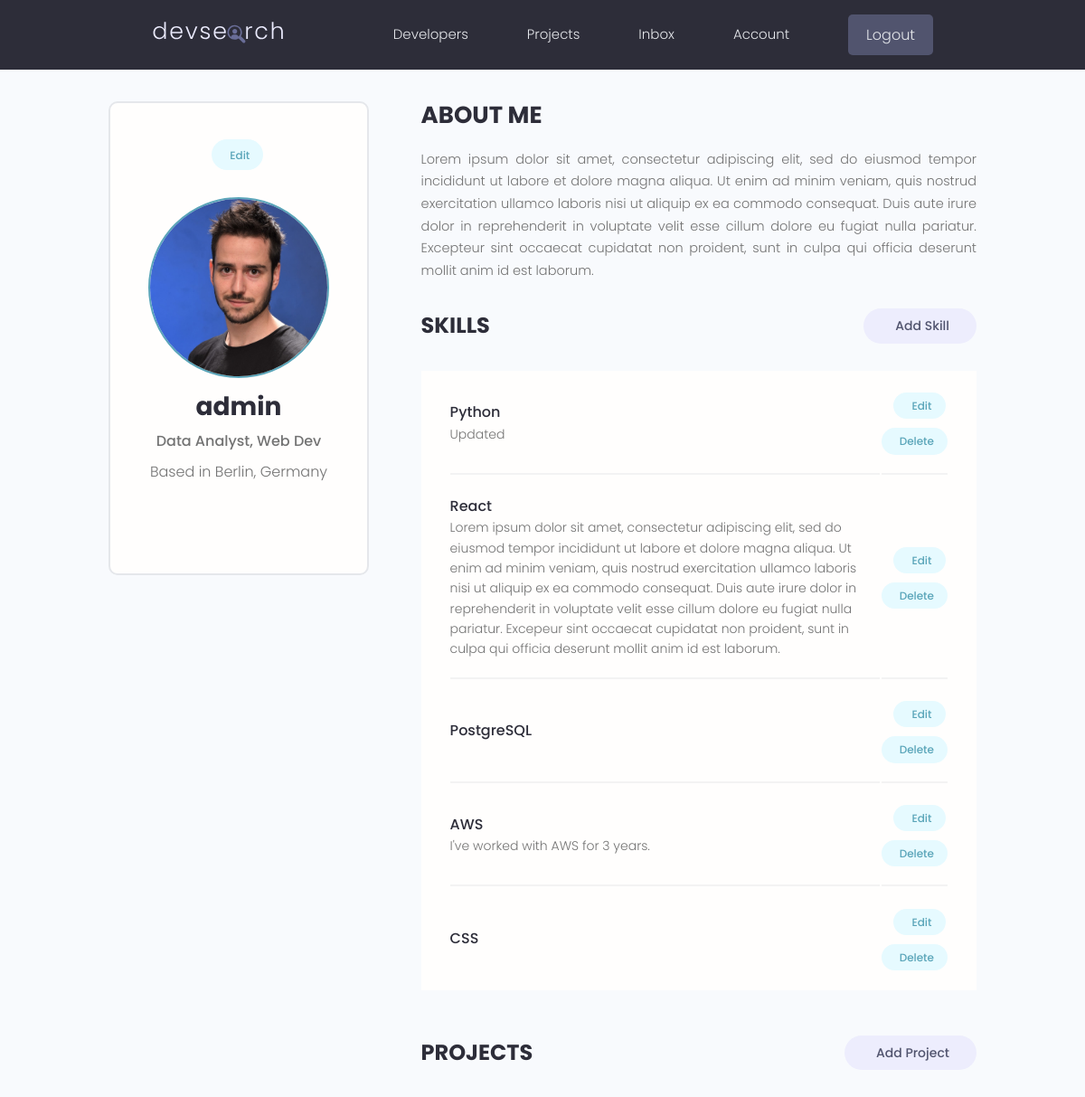
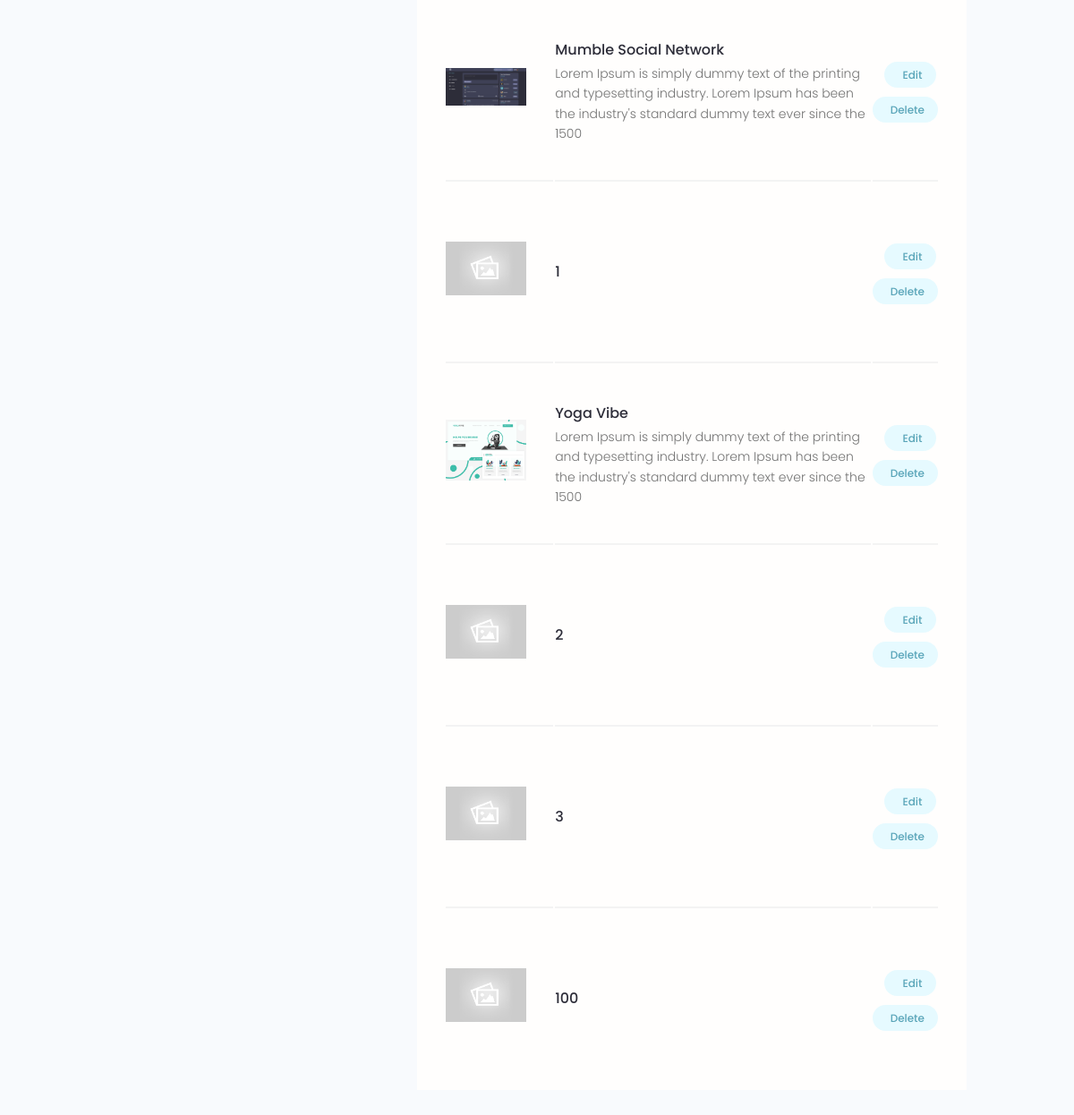
The app's page /account/ (signed in) with its own data (2 pictures, top to bottom).
### users/models.py (models this page shows, shortened)
class Profile(models.Model):
    user = models.OneToOneField(
        User, on_delete=models.CASCADE, null=True, blank=True)
    name = models.CharField(max_length=200, null=True, blank=True)
    email = models.EmailField(max_length=500, blank=True, null=True)
    username = models.CharField(max_length=200, null=True, blank=True)
    location = models.CharField(max_length=200, null=True, blank=True)
    short_intro = models.CharField(max_length=200, blank=True, null=True)
    bio = models.TextField(blank=True, null=True)
    profile_image = models.ImageField(
        null=True, blank=True, upload_to='profiles/',
        default='profiles/user-default.png')
    social_github = models.CharField(max_length=200, null=True, blank=True)
    social_twitter = models.CharField(max_length=200, null=True, blank=True)
    social_linkedin = models.CharField(max_length=200, null=True, blank=True)
    social_youtube = models.CharField(max_length=200, null=True, blank=True)
    social_website = models.CharField(max_length=200, null=True, blank=True)
    created = models.DateTimeField(auto_now_add=True)
    id = models.UUIDField(default=uuid.uuid4,
                            unique=True,
                            primary_key=True,
                            editable=False)
    class Meta:
        ordering = ['created']
    @property
    def imageURL(self):
        try:
            url = self.profile_image.url
        except:
            url = ''
        return url

class Skill(models.Model):
    owner = models.ForeignKey(
        Profile, on_delete=models.CASCADE, null=True, blank=True)
    name = models.CharField(max_length=200, null=True, blank=True)
    description = models.TextField(null=True, blank=True)
    created = models.DateTimeField(auto_now_add=True)
    id = models.UUIDField(default=uuid.uuid4,
                            unique=True,
                            primary_key=True,
                            editable=False)

### projects/models.py (models this page shows, shortened)
class Project(models.Model):
    owner = models.ForeignKey(
        Profile, null=True, blank=True, on_delete=models.CASCADE)
    title = models.CharField(max_length=200)
    description = models.TextField(null=True, blank=True)
    featured_image = models.ImageField(null=True, blank=True, default="default.jpg")
    demo_link = models.CharField(max_length=2000, null=True, blank=True)
    source_link = models.CharField(max_length=2000, null=True, blank=True)
    tags = models.ManyToManyField('Tag', blank=True)
    vote_total = models.IntegerField(default=0, null=True, blank=True)
    vote_ratio = models.IntegerField(default=0, null=True, blank=True)
    created = models.DateTimeField(auto_now_add=True)
    id = models.UUIDField(default=uuid.uuid4,
                            unique=True,
                            primary_key=True,
                            editable=False)
    class Meta:
        ordering = ['-vote_ratio','-vote_total', 'title']
    @property
    def imageURL(self):
        try:
            url = self.featured_image.url
        except:
            url = ''
        return url

### users/views.py (the view)
# urls.py: path("account/", views.userAccount, name="account"),
@login_required(login_url='login')
def userAccount(request):
    profile = request.user.profile
    skills = profile.skill_set.all()
    projects = profile.project_set.all()
    context = {'profile': profile, 'skills':skills, 'projects':projects}
    return render(request, 'users/account.html', context)

### users/templates/users/account.html (shortened to what this page needs)
{% extends 'main.html' %}
{% block content %}
  <main class="settingsPage profile my-md">
    <div class="container">
      <div class="layout">
        <div class="column column--1of3">
          <div class="card text-center">
            <div class="card__body dev">
              <a class="tag tag--pill tag--main settings__btn" href="{% url 'edit-account' %}"> Edit</a>
              <img class="avatar avatar--xl dev__avatar" src="{{profile.imageURL}}" />
              <h2 class="dev__name">{{profile.name}}</h2>
              <p class="dev__title">{{profile.short_intro}}</p>
              <p class="dev__location">Based in {{profile.location}}</p>
            </div>
          </div>
        </div>
        <div class="column column--2of3">
          <div class="devInfo">
            <h3 class="devInfo__title">About Me</h3>
            <p class="devInfo__about">{{profile.bio}}</p>
          </div>
          <div class="settings">
            <h3 class="settings__title">Skills</h3>
            <a class="tag tag--pill tag--sub settings__btn tag--lg" href="{% url 'create-skill' %}"> Add Skill</a>
          </div>
          <table class="settings__table">
            {% for skill in skills %}
            <tr>
              <td class="settings__tableInfo">
                <h4>{{skill.name}}</h4>
                <p>{{skill.description}}</p>
              </td>
              <td class="settings__tableActions">
                <a class="tag tag--pill tag--main settings__btn" href="{% url 'update-skill' skill.id %}"> Edit</a>
                <a class="tag tag--pill tag--main settings__btn" href="{% url 'delete-skill' skill.id %}?next=/account">
                  Delete</a>
              </td>
            </tr>
            {% endfor %}
          </table>
          <div class="settings">
            <h3 class="settings__title">Projects</h3>
            <a class="tag tag--pill tag--sub settings__btn tag--lg" href="{% url 'create-project' %}"> Add Project</a>
          </div>
          <table class="settings__table">
            {% for project in projects %}
            <tr>
              <td class="settings__thumbnail">
                <a href="{% url 'project' project.id %}"><img src="{{ project.imageURL }}" alt="Project Thumbnail" /></a>
              </td>
              <td class="settings__tableInfo">
                <a href="{% url 'project' project.id %}">{{project.title}}</a>
                <p>{{project.description|slice:"150"}}</p>
              </td>
              <td class="settings__tableActions">
                <a class="tag tag--pill tag--main settings__btn" href="{% url 'update-project' project.id %}"> Edit</a>
                <a class="tag tag--pill tag--main settings__btn" href="{% url 'delete-project' project.id %}?next=/account">
                  Delete</a>
              </td>
            </tr>
            {% endfor %}
          </table>
        </div>
      </div>
    </div>
  </main>
{% endblock %}

### static/styles/app.css (style rules this page uses)
:root { --color-sub: #2d2d39; }
.card { border: 2px solid var(--color-light); }
img { width: 100%; }
.profile .card > .dev { padding: 4rem; }
.dev__avatar { display: block; margin: auto; }
.dev__name { color: var(--color-sub); font-size: 2.8rem; font-weight: 700; margin-top: 1rem; margin-bottom: 0.5rem; }
.dev__title { font-size: 1.6rem; font-weight: 500; line-height: 1.3; }
.dev__location { margin-top: 1rem; }
.devInfo { margin-bottom: 3rem; }
.devInfo__title, .devInfo__subtitle { font-size: 2.6rem; color: var(--color-sub); text-transform: uppercase; font-weight: 700; margin-bottom: 1.5rem; }
.devInfo__about, .devSkill__info { font-size: 1.45rem; line-height: 1.7; text-align: justify; }
.settingsPage .dev > .settings__btn { display: inline-block; margin-bottom: 3rem; }
.settings { display: flex; justify-content: space-between; align-items: center; }
.settings__title { font-size: 2.4rem; text-transform: uppercase; font-weight: 700; color: var(--color-sub); }
.settings__table { margin-top: 3rem; margin-bottom: 5rem; padding: 0 3rem; background: var(--color-white); }
.settings__table tr { width: 100%; }
.settings__table tr > td { padding: 2rem 0; }
.settings__table tr:not(:last-child) td { border-bottom: 2px solid var(--color-white-light); }
.settings__thumbnail { width: 23%; min-width: 10rem; }
.settings__thumbnail img { padding-right: 3rem; height: 15rem; object-fit: contain; }
.settings__tableInfo { width: 100%; }
.settings__tableInfo h4, .settings__tableInfo a { padding-right: 1rem; width: auto; font-size: 1.6rem; font-weight: 500; color: var(--color-sub); }
.settings__tableInfo p { font-size: 1.4rem; }
.settings__tableActions { text-align: right; }

### static/uikit/styles/modules/_variables.css (style rules this page uses)
:root { --color-main: #5aa5b9; --color-main-light: #e6faff; --color-sub: #3f4156; --color-sub-light: #51546e; --color-sub-lighter: #ededfd; --color-text: #737373; --color-gray: #8b8b8b; --color-light: #e5e7eb; --color-light-gray: #767676; --color-bg: #f8fafd; --color-white: #fffefd; --color-white-light: #f3f3f3; --color-success: #359e64; --color-success-bg: #def8e8; --color-error: #fc4b0b; --color-error-bg: #fff2ee; --font-base: 'Poppins', arial, helvetica, 'Segoe UI', roboto, ubuntu, sans-serif; --font-monospace: 'Fira Code', 'Courier New', courier, monospace; --font-regular: 300; --font-medium: 500; --font-bold: 700; --generic-shadow: 1px 1px 5px #00000010; --generic-transition: all 0.3s ease-in-out; }

### static/uikit/styles/modules/_base.css (style rules this page uses)
* { margin: 0; padding: 0; box-sizing: border-box; text-rendering: optimizeLegibility; color: inherit; font-size: inherit; }
html { font-size: 50%; }
@media only screen and (min-width: 480px) { html { font-size: 56.25%; } }
@media only screen and (min-width: 1200px) { html { font-size: 62.5%; } }
body { line-height: 1.6; font-weight: 400; font-size: 1.5rem; color: var(--color-text); background-color: var(--color-bg); min-height: 100vh; }

### static/uikit/styles/modules/_typography.css (style rules this page uses)
* { font-family: var(--font-base); }
h2 { font-size: 3.6rem; font-weight: var(--font-bold); }
h3 { font-size: 3.2rem; font-weight: var(--font-medium); }
h4 { font-size: 2.8rem; font-weight: var(--font-medium); }
p, span, strong { font-size: 1.6rem; color: var(--color-text); font-weight: var(--font-regular); }
a { padding-bottom: 2px; text-decoration: none; display: inline-block; color: var(--color-main); font-weight: var(--font-medium); }

### static/uikit/styles/modules/_utilities.css (style rules this page uses)
.container { width: 92%; max-width: 165rem; margin: 0 auto; box-sizing: border-box; }
@media screen and (min-width: 1000px) { .container { width: 90%; } }
@media screen and (min-width: 1200px) { .container { width: 80%; } }
.text-center { text-align: center; }
.my-md { margin: 3rem auto; }

### static/uikit/styles/modules/_avatar.css (style rules this page uses)
.avatar { border-radius: 50%; border: 2px solid var(--color-main); object-fit: cover; }
.avatar--xl { height: 20rem; width: 20rem; }

### static/uikit/styles/modules/_card.css (style rules this page uses)
.card { border-radius: 1rem; background-color: var(--color-white); border: 1.5px solid var(--color-light); width: auto; height: auto; margin-top: 0.5rem; margin-bottom: 0.5rem; overflow: hidden; }
.card__body, .card__header { padding: 2rem 2.5rem; }

### static/uikit/styles/modules/_layout.css (style rules this page uses)
.layout { display: flex; flex-flow: row wrap; justify-content: space-between; }
.layout > .column { margin-bottom: 3rem; }
.layout > .column.column--1of3 { flex-basis: 30%; }
.layout > .column.column--2of3 { flex-basis: 64%; }

### records on screen
Profile: imageURL (picture), name "admin", short_intro "Data Analyst, Web Dev", location "Berlin, Germany", bio "Lorem ipsum dolor sit amet, consectetur adipiscing elit, sed do eiusmod tempor incididunt ut labore et dolore magna aliqua. Ut enim ad minim veniam, quis nostrud exercitation ullamco laboris nisi ut aliquip ex ea commodo consequat. Duis aute irure dolor in reprehenderit in voluptate velit esse cillum dolore eu fugiat nulla pariatur. Excepteur sint occaecat cupidatat non proident, sunt in culpa qui officia deserunt mollit anim id est laborum."
Skill: name "Python", description "Updated"
Skill: name "React", description "Lorem ipsum dolor sit amet, consectetur adipiscing elit, sed do eiusmod tempor incididunt ut labore et dolore magna aliqua. Ut enim ad minim veniam, quis nostrud exercitation ullamco laboris nisi ut aliquip ex ea commodo consequat. Duis aute irure dolor in reprehenderit in voluptate velit esse cillum dolore eu fugiat nulla pariatur. Excepeur sint occaecat cupidatat non proident, sunt in culpa qui officia deserunt mollit anim id est laborum."
Skill: name "PostgreSQL"
Skill: name "AWS", description "I've worked with AWS for 3 years."
Skill: name "CSS"
Project: imageURL (picture), title "Mumble Social Network", description "Lorem Ipsum is simply dummy text of the printing and typesetting industry. Lorem Ipsum has been the industry's standard dummy text ever since the 1500"
Project: imageURL (placeholder picture), title "1"
Project: imageURL (picture), title "Yoga Vibe", description "Lorem Ipsum is simply dummy text of the printing and typesetting industry. Lorem Ipsum has been the industry's standard dummy text ever since the 1500"
Project: imageURL (placeholder picture), title "2"
Project: imageURL (placeholder picture), title "3"
Project: imageURL (placeholder picture), title "100"
